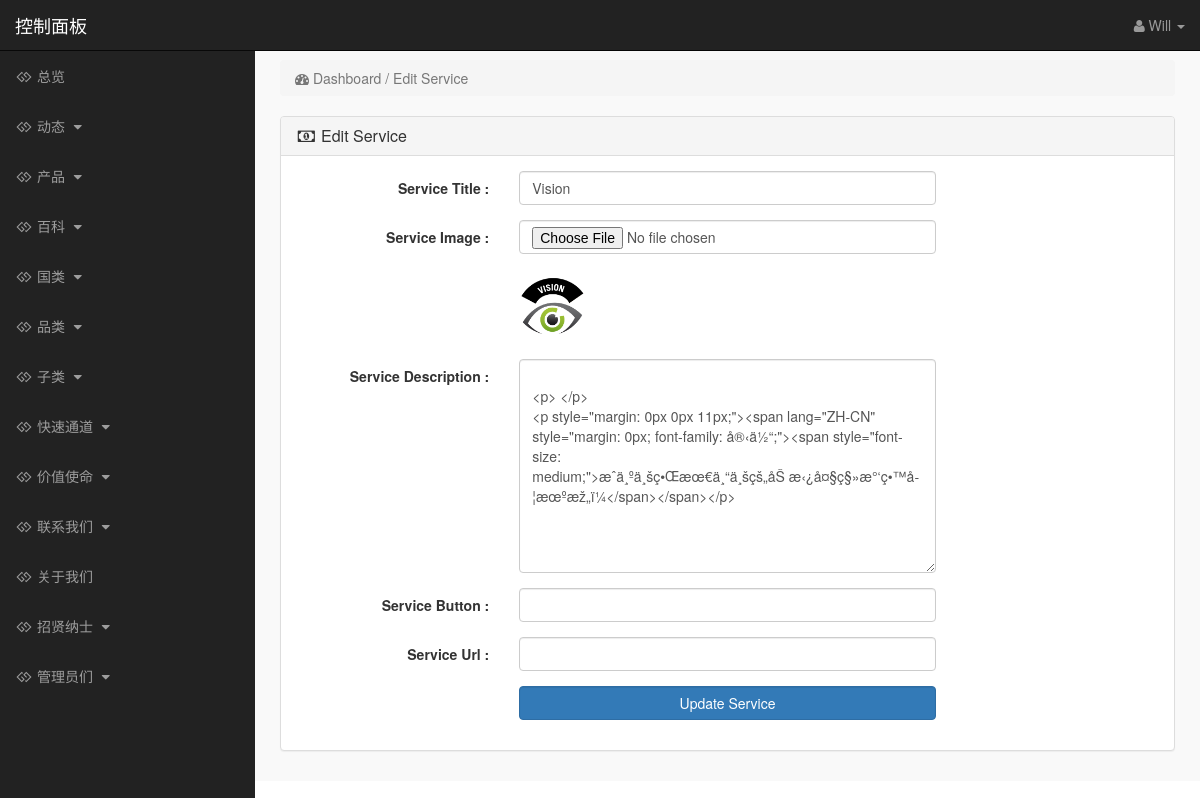
/admin_area/index.php?edit_service=4 (signed in), run on the app's committed database.
### tables this page shows
CREATE TABLE `services` (
  `service_id` int(10) NOT NULL,
  `service_title` varchar(255) NOT NULL,
  `service_image` varchar(255) NOT NULL,
  `service_desc` text NOT NULL,
  `service_button` varchar(255) NOT NULL,
  `service_url` text NOT NULL
);

### admin_area/edit_service.php (the view, shortened to what this page needs)
<?php
if(!isset($_SESSION['admin_email'])){
echo "<script>window.open('login.php','_self')</script>";
}
else {
?>
<?php
if(isset($_GET['edit_service'])){
$edit_id = $_GET['edit_service'];
$get_services = "select * from services where service_id='$edit_id'";
$run_services = mysqli_query($con,$get_services);
$row_services = mysqli_fetch_array($run_services);
$service_title = $row_services['service_title'];
$service_image = $row_services['service_image'];
$service_desc = $row_services['service_desc'];
$service_button = $row_services['service_button'];
$service_url = $row_services['service_url'];
}
?>
<div class="row" >
<div class="col-lg-12" >
<ol class="breadcrumb">
<li class="active">
<i class="fa fa-dashboard" ></i> Dashboard / Edit Service
</li>
</ol>
</div>
</div>
<div class="row">
<div class="col-lg-12">
<div class="panel panel-default">
<div class="panel-heading">
<h3 class="panel-title">
<i class="fa fa-money fa-fw"></i> Edit Service
</h3>
</div>
<div class="panel-body">
<form class="form-horizontal" action="" method="post" enctype="multipart/form-data">
<div class="form-group">
<label class="col-md-3 control-label"> Service Title : </label>
<div class="col-md-6">
<input type="text" name="service_title" class="form-control" value="<?php echo $service_title; ?>">
</div>
</div>
<div class="form-group">
<label class="col-md-3 control-label"> Service Image : </label>
<div class="col-md-6">
<input type="file" name="service_image" class="form-control">
<br>
<img src="services_images/<?php echo $service_image; ?>" width="70" height="70" >
</div>
</div>
<div class="form-group">
<label class="col-md-3 control-label"> Service Description : </label>
<div class="col-md-6">
<textarea name="service_desc" class="form-control" rows="10" cols="19">
<?php echo $service_desc; ?>
</textarea>
</div>
</div>
<div class="form-group">
<label class="col-md-3 control-label"> Service Button : </label>
<div class="col-md-6">
<input type="text" name="service_button" class="form-control" value="<?php echo $service_button; ?>">
</div>
</div>
<div class="form-group">
<label class="col-md-3 control-label"> Service Url : </label>
<div class="col-md-6">
<input type="url" name="service_url" class="form-control" value="<?php echo $service_url; ?>">
</div>
</div>
<div class="form-group">
<label class="col-md-3 control-label"> </label>
<div class="col-md-6">
<input type="submit" name="update" value="Update Service" class="btn btn-primary form-control">
</div>
</div>
</form>
</div>
</div>
</div>
</div>
<?php } ?>

### admin_area/includes/sidebar.php (shortened to what this page needs)
<?php
if (!isset($_SESSION['admin_email'])) {
    echo "<script>window.open('login.php','_self')</script>";
} else {
    ?>
    <nav class="navbar navbar-inverse navbar-fixed-top">
        <div class="navbar-header">
            <a class="navbar-brand" href="index.php?dashboard">控制面板</a>
        </div>
        <ul class="nav navbar-right top-nav">
            <li class="dropdown">
                <a href="#" class="dropdown-toggle" data-toggle="dropdown">
                    <i class="fa fa-user"></i>
                    <?php echo $admin_name; ?> <b class="caret"></b>
                </a>
            </li>
        </ul>
        <div class="collapse navbar-collapse navbar-ex1-collapse">
            <ul class="nav navbar-nav side-nav">
                <li>
                    <a href="index.php?dashboard">
                        <i class="fa fa-fw fa-gg"></i> 总览
                    </a>
                </li>
                <li>
                    <a href="#" data-toggle="collapse" data-target="#posts">
                        <i class="fa fa-fw fa-gg"></i> 动态
                        <i class="fa fa-fw fa-caret-down"></i>
                    </a>
                </li>
                <li>
                    <a href="#" data-toggle="collapse" data-target="#products">
                        <i class="fa fa-fw fa-gg"></i> 产品
                        <i class="fa fa-fw fa-caret-down"></i>
                    </a>
                </li>
                <li>
                    <a href="#" data-toggle="collapse" data-target="#wiki">
                        <i class="fa fa-fw fa-gg"></i> 百科
                        <i class="fa fa-fw fa-caret-down"></i>
                    </a>
                </li>
                <li>
                    <a href="#" data-toggle="collapse" data-target="#manufacturers">
                        <i class="fa fa-fw fa-gg"></i> 国类
                        <i class="fa fa-fw fa-caret-down"></i>
                    </a>
                </li>
                <li>
                    <a href="#" data-toggle="collapse" data-target="#p_cat">
                        <i class="fa fa-fw fa-gg"></i> 品类
                        <i class="fa fa-fw fa-caret-down"></i>
                    </a>
                </li>
                <li>
                    <a href="#" data-toggle="collapse" data-target="#cat">
                        <i class="fa fa-fw fa-gg"></i> 子类
                        <i class="fa fa-fw fa-caret-down"></i>
                    </a>
                </li>
                <li>
                    <a href="#" data-toggle="collapse" data-target="#express_entry">
                        <i class="fa fa-fw fa-gg"></i> 快速通道
                        <i class="fa fa-fw fa-caret-down"></i>
                    </a>
                </li>
                <li>
                    <a href="#" data-toggle="collapse" data-target="#services">
                        <i class="fa fa-fw fa-gg"></i> 价值使命
                        <i class="fa fa-fw fa-caret-down"></i>
                    </a>
                </li>
                <li>
                    <a href="#" data-toggle="collapse" data-target="#contact_us">
                        <i class="fa fa-fw fa-gg"> </i> 联系我们
                        <i class="fa fa-fw fa-caret-down"></i>
                    </a>
                </li>
                <li>
                    <a href="index.php?edit_about_us">
                        <i class="fa fa-fw fa-gg"></i> 关于我们
                    </a>
                </li>
                <li>
                    <a href="#" data-toggle="collapse" data-target="#terms">
                        <i class="fa fa-fw fa-gg"></i> 招贤纳士
                        <i class="fa fa-fw fa-caret-down"></i>
                    </a>
                </li>
                <li>
                    <a href="#" data-toggle="collapse" data-target="#users">
                        <i class="fa fa-fw fa-gg"></i> 管理员们
                        <i class="fa fa-fw fa-caret-down"></i>
                    </a>
                </li>
            </ul>
        </div>
    </nav>
<?php } ?>

### admin_area/css/style.css (style rules this page uses)
body { margin-top:100px; }
@media (min-width: 768px) { body { margin-top:50px; } }
.top-nav { padding:0 15px; }
.top-nav>li { display:inline-block; float:left; }
.top-nav>li>a { padding-top:15px; padding-bottom:15px; line-height:20px; color:#999; }
@media (min-width: 768px) { .side-nav { position:fixed; top:51px; width:255px; border-radius:0; overflow-y:auto; background-color: #222; bottom:0; overflow-x:hidden; padding-bottom:40px; } }
@media (min-width: 768px) { .side-nav>li>a { width:255px; } }
.panel-body { border-radius:5px; }

### data on the page
services: service_title "Vision", service_image (picture), service_desc "<p> </p> <p style=\"margin: 0px 0px 11px;\"><span lang=\"ZH-CN\" style=\"margin: 0px; font-family: å®‹ä½“;\"><span style=\"font-size: medium;\">æˆä¸ºä¸šç•Œæœ€ä¸“ä¸šçš„åŠ æ‹¿å¤§ç§»æ°‘ç•™å­¦æœºæž„ï¼</span></span></p>"

### other printed values
$admin_name "Will"
